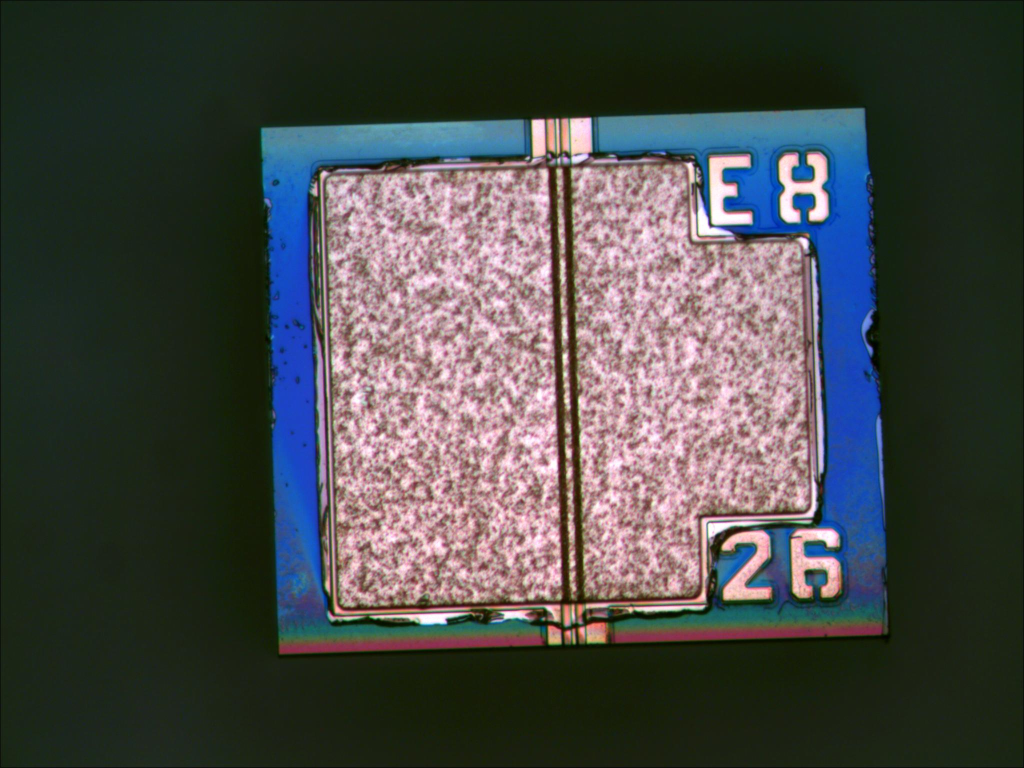
#> input picture Sample images/image_2002.jpg, 2048 x 1536 px, given as the content of the folder ./Chip_photos, which was not available (shown at 1/2 size)
$ jupyter execute --allow-errors 'Laser characters image recognition- all used codes in one file .ipynb'   (shell and % lines are left out)   (text cells are left out)
#> lines starting #> are read from the running program, lines starting #| are printed output that depends on the picture; after the words box and inside, x2 and y2 are one past the last pixel; in counts of white or black regions, pixels touching at a corner belong together; pictures that were not available may be replaced by others from this repository, and a replacement may not be noted
#> further down, image is the input picture: shape (1536, 2048, 3); mean B, G, R 71.5, 73, 71.4
#> `gray = cv2.cvtColor(image, cv2.COLOR_BGR2GRAY)`:
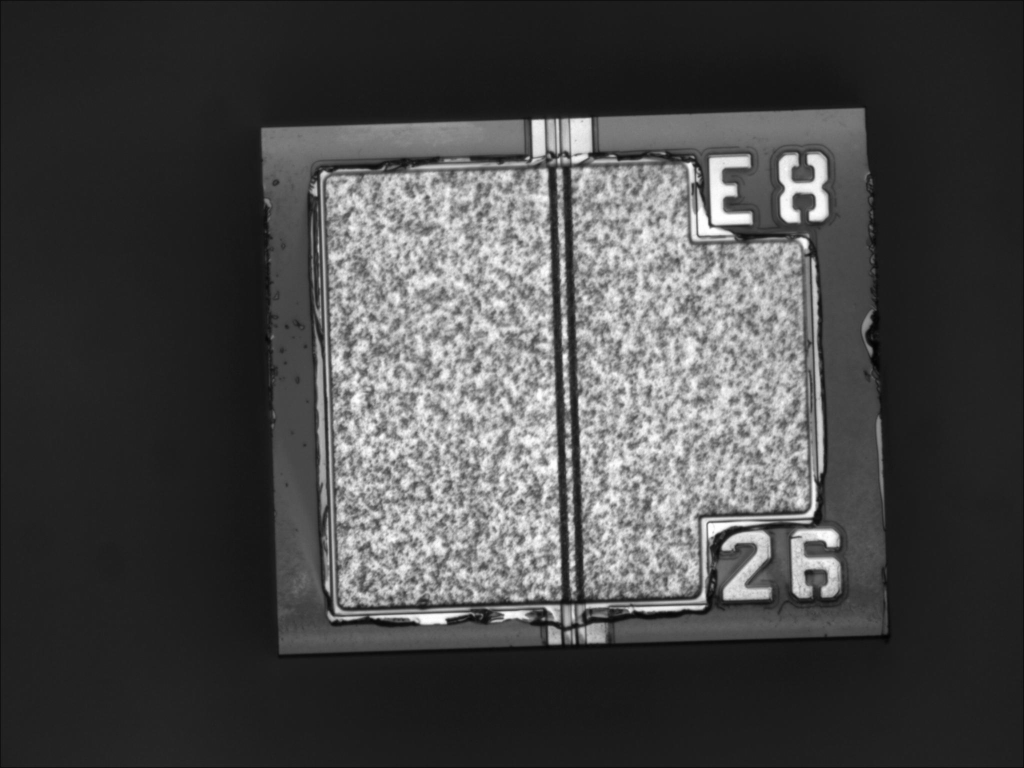
#> gray: shape (1536, 2048) (shown at 1/2 size); min 1, max 255, mean 72.3
#> `binary = cv2.adaptiveThreshold(gray, 255, cv2.ADAPTIVE_THRESH_MEAN_C, ..`:
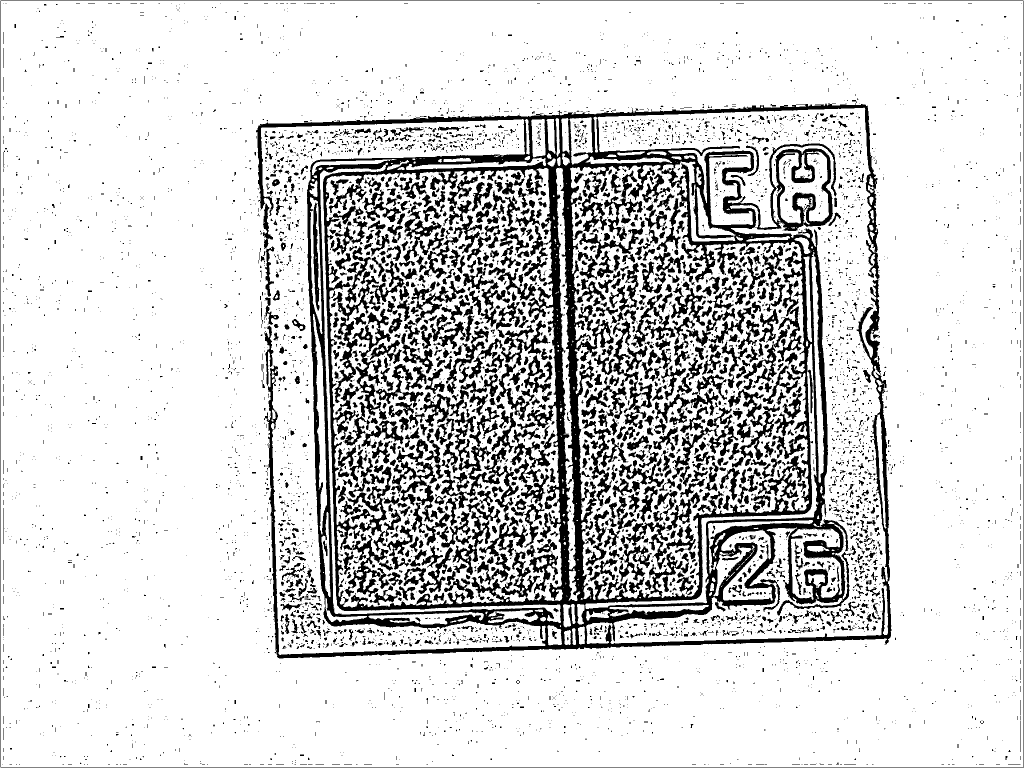
#> binary: shape (1536, 2048) (shown at 1/2 size); 83% white; 6488 black regions (5143 under 20 px), largest, box (x1, y1, x2, y2) and area: (512, 206, 1783, 1317) 210925, (689, 617, 826, 891) 6277, (882, 854, 1038, 1026) 6045
#> `inverted_binary = ~binary`: inverted_binary: shape (1536, 2048); 17% white; 6488 white regions (5143 under 20 px)
#> `contours, hierarchy = cv2.findContours(inverted_binary, cv2.RETR_TREE,..`: contours = 7532 contours, 6281 with area under 20; largest, box (x1, y1, x2, y2) and area: (512, 206, 1783, 1317) 1166616, (651, 335, 1127, 1216) 371786, (1139, 328, 1619, 1201) 302053, (1171, 214, 1777, 1289) 178154, (639, 324, 1123, 1247) 10864
[cell 1]
import numpy as np
import matplotlib.pyplot as plt
import os
import cv2
import idx2numpy
import imageio
from idx_tools import Idx

[cell 2]
## This is the part for extracting digits from laser images

[cell 3]
# Renaming the files
import os
os.getcwd()
collection = "./Chip_photos"
for i, filename in enumerate(os.listdir(collection)):
    os.rename("./Chip_photos/" + filename, "./Chip_photos/" + "Image_"+ str(i) + ".jpg")

[cell 4]
import cv2  # Computer vision library
import imageio
import os
import numpy as np

# Read the color image

#> (the rest of this cell did not finish here and is left out)

[cell 5]
## This is the part for clustering and converting images into idx format for NN

[cell 6]
#Converting some of the images to gray scale to be consistant
import cv2
import imageio
import os
import numpy as np
import glob


#> (the rest of this cell did not finish here and is left out)

[cell 7]
# Renaming the files after converting the rest to thr gray scale
import os
os.getcwd()
collection = "./all_characters"
for i, filename in enumerate(os.listdir(collection)):
    os.rename("./all_characters/" + filename, "./all_characters/" + "char_"+ str(i) + ".jpg")

[cell 8]
# Resizing, renaming, clustering

[cell 9]
from sklearn.decomposition import PCA
from sklearn.cluster import KMeans
from sklearn.preprocessing import StandardScaler

[cell 10]
# Path to the individual letters
data_path = './all_characters/'

# Target image size
convSize = [28, 28]

# File names of all sample images
files = [data_path + x for x in os.listdir(data_path)]

# Resize images and append to a numpy array
images = []
for file in files:
    img = cv2.imread(file)[:, :, 0]
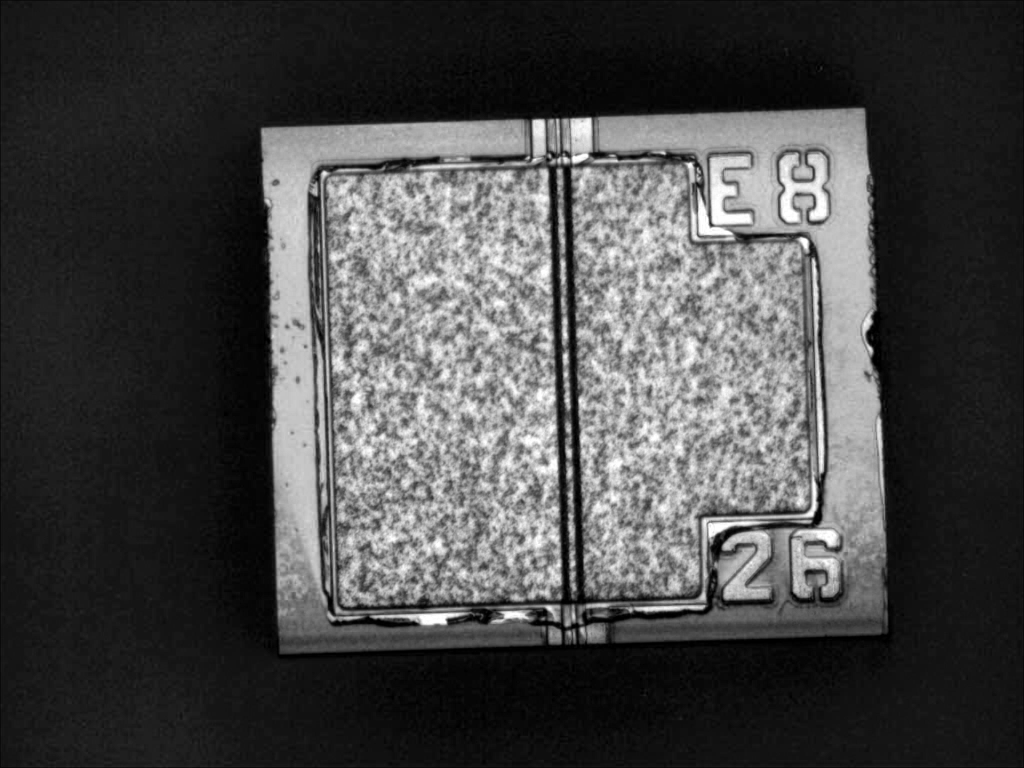
#> img: shape (1536, 2048) (shown at 1/2 size); min 0, max 255, mean 71.5
    img = cv2.resize(img, (convSize[0], convSize[1]))
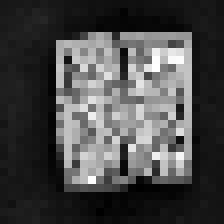
#> img: shape (28, 28) (shown 8 times larger); min 0, max 255, mean 72.2
    img = img.reshape(convSize[0] * convSize[1])
#> img = 784 values, max 255 at index 243, min 0 at index 661, mean 72.18
    images.append(img)

images = np.array(images, dtype='float64')

[cell 11]
img.shape
#> Out = (784,)

[cell 12]
# Apply StandardScaler on the letter data
scaler = StandardScaler()
scaler.fit(images)
scaled = scaler.transform(images)

[cell 13]
# Calculate the first 25 principal components
pca = PCA(n_components=25)
#> (the rest of this cell did not finish here and is left out)

[cell 14]
#Use K-Means clustering to group the data into 100 clusters
nClusters = 100
#> (the rest of this cell did not finish here and is left out)

[cell 15]
from mpl_toolkits.mplot3d import Axes3D
import matplotlib.pyplot as plt

fig = plt.figure(figsize=(12, 12))
ax = fig.add_subplot(111, projection='3d')


#> (the rest of this cell did not finish here and is left out)

[cell 16]
path = './clustered'

if not os.path.isdir(path):
    os.mkdir(path)

n = 0
#> (the rest of this cell did not finish here and is left out)

[cell 17]
# Where is the sorted data located?
dataset_path = './data/'

# Where should the converted data be stored?
dest_folder = './datasetTMP/'

# What is the ratio of train vs. test data?
train_percent = 0.7

# Subfolders for structuring the sorted data
train_path = dataset_path + 'train/'
test_path = dataset_path + 'test/'

# Find all folders in the sorted data
folders = os.listdir(dataset_path)

# Create folders
if not os.path.isdir(train_path):
    os.mkdir(train_path)
    os.mkdir(test_path)

if not os.path.isdir(dest_folder):
    os.mkdir(dest_folder)

# Go through all folders in the sorted data and split into train and test
#> (the rest of this cell did not finish here and is left out)

[cell 18]
chars = os.listdir('./data/train')
dest_folder = './datasetTMP/'

labelFile = open('{}/labels.txt'.format(dest_folder), "w")
for char in chars:

    #if char.endswith('_'):
        #char = char[:-1].upper()

    # write line to output file
    labelFile.write(char)
    labelFile.write("\n")
labelFile.close()

[cell 19]
from numpy.random import seed
seed(888)
from tensorflow import set_random_seed
set_random_seed(404)
#> (this line was passed over: tensorflow is not available in this run)

$ run again, on Sample images/image_2003.jpg
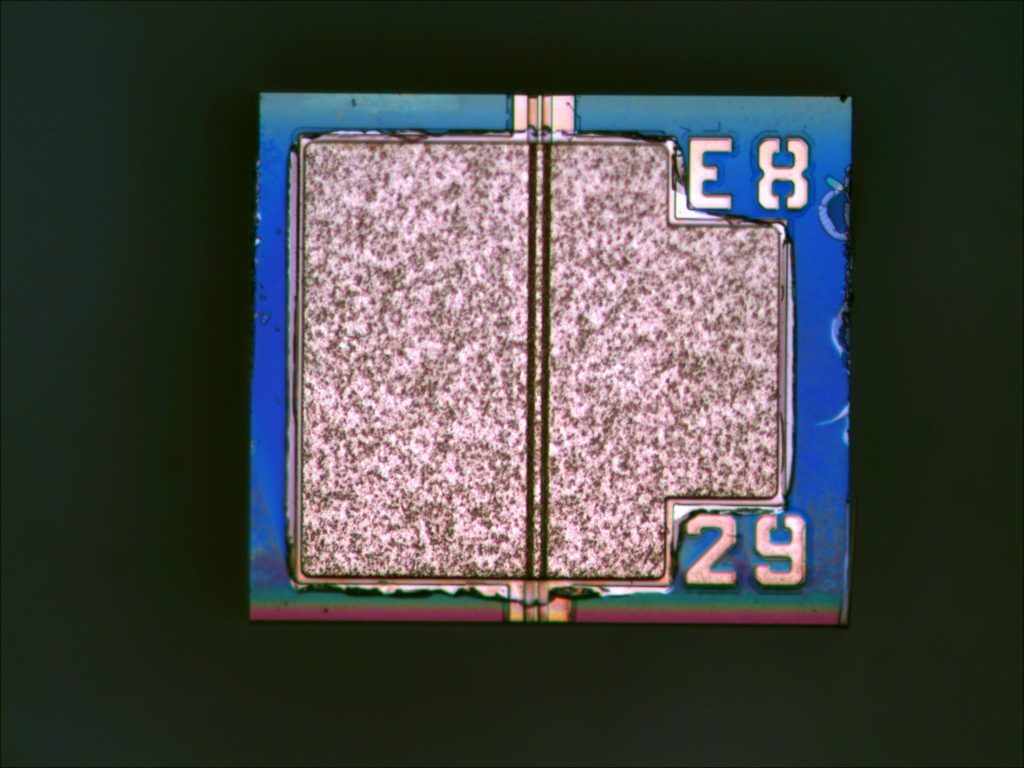
#> input picture Sample images/image_2003.jpg, 2048 x 1536 px, given as the content of the folder ./Chip_photos, which was not available (shown at 1/2 size)
#> image is the input picture: shape (1536, 2048, 3); mean B, G, R 70.7, 73, 71.9
#> `binary = cv2.adaptiveThreshold(gray, 255, cv2.ADAPTIVE_THRESH_MEAN_C, ..`:
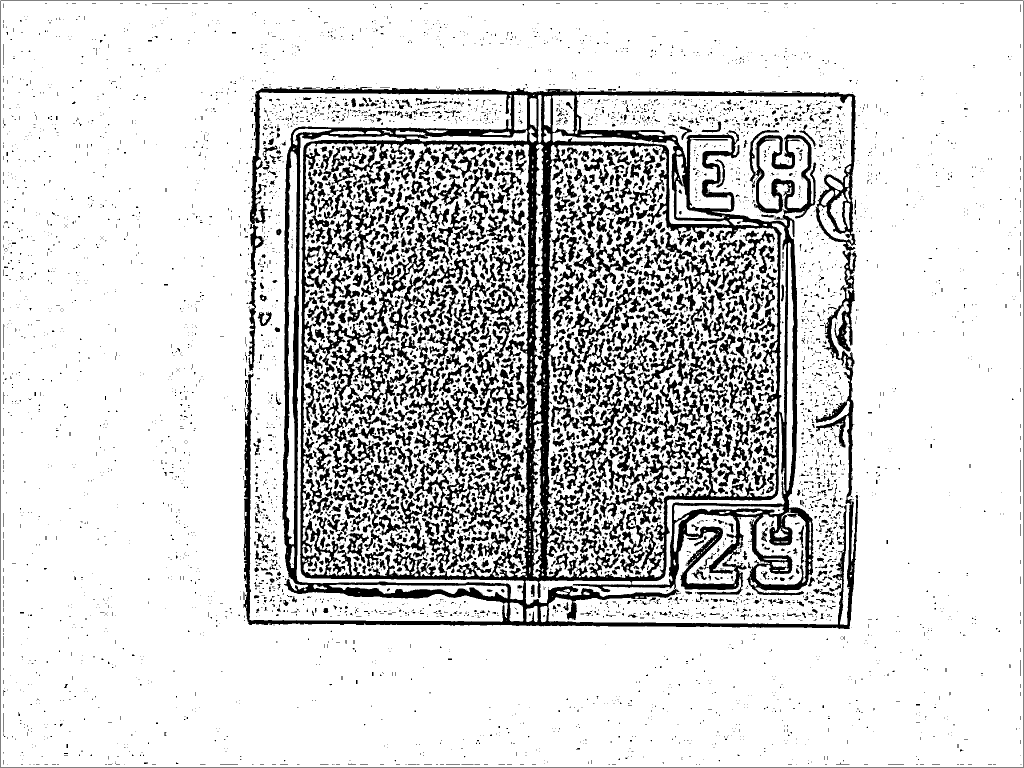
#> binary: shape (1536, 2048) (shown at 1/2 size); 83.1% white; 6175 black regions (4856 under 20 px), largest, box (x1, y1, x2, y2) and area: (487, 174, 1716, 1258) 218765, (630, 486, 853, 836) 13430, (1126, 759, 1285, 994) 6179
#> inverted_binary: shape (1536, 2048); 16.9% white; 6175 white regions (4856 under 20 px)
#> contours = 7333 contours, 6060 with area under 20; largest, box (x1, y1, x2, y2) and area: (487, 174, 1716, 1258) 1166072, (604, 285, 1060, 1156) 364276, (1092, 289, 1557, 1157) 308160, (1095, 189, 1705, 1251) 170767, (630, 486, 853, 836) 12600
#> `img = cv2.resize(img, (convSize[0], convSize[1]))`:
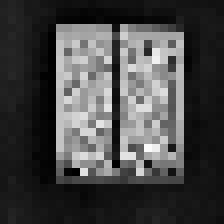
#> img: shape (28, 28) (shown 8 times larger); min 0, max 251, mean 70.2
#> `img = img.reshape(convSize[0] * convSize[1])`: img = 784 values, max 251 at index 522, min 0 at index 118, mean 70.24
